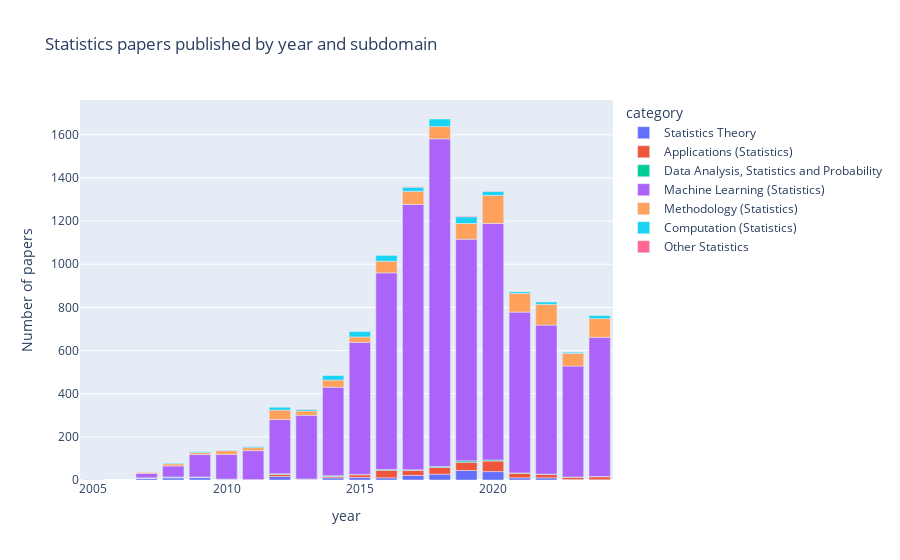

Notebook cell for this chart:
### Code cell
fig = px.bar(stats_papers, x='year', y = 'count', color='category', title="Statistics papers published by year and subdomain")
fig.update_layout(yaxis_title="Number of papers")

### Figure 1 — Plotly figure (JSON) as saved in the notebook; plotly's stock layout.template omitted (floating-point values rounded to 4 significant figures)
{"data": [{"hovertemplate": "category=Statistics Theory<br>year=%{x}<br>count=%{y}<extra></extra>", "legendgroup": "Statistics Theory", "marker": {"color": "#636efa", "pattern": {"shape": ""}}, "name": "Statistics Theory", "orientation": "v", "showlegend": true, "textposition": "auto", "type": "bar", "x": [2005, 2007, 2008, 2009, 2010, 2012, 2013, 2014, 2015, 2016, 2017, 2018, 2019, 2020, 2021, 2022, 2023, 2024], "xaxis": "x", "y": [1, 8, 10, 11, 2, 16, 1, 10, 12, 10, 21, 27, 44, 39, 10, 10, 2, 1], "yaxis": "y"}, {"hovertemplate": "category=Applications (Statistics)<br>year=%{x}<br>count=%{y}<extra></extra>", "legendgroup": "Applications (Statistics)", "marker": {"color": "#EF553B", "pattern": {"shape": ""}}, "name": "Applications (Statistics)", "orientation": "v", "showlegend": true, "textposition": "auto", "type": "bar", "x": [2007, 2008, 2009, 2010, 2011, 2012, 2013, 2014, 2015, 2016, 2017, 2018, 2019, 2020, 2021, 2022, 2023, 2024], "xaxis": "x", "y": [1, 2, 2, 1, 2, 10, 3, 6, 12, 35, 24, 31, 38, 49, 21, 16, 11, 14], "yaxis": "y"}, {"hovertemplate": "category=Data Analysis, Statistics and Probability<br>year=%{x}<br>count=%{y}<extra></extra>", "legendgroup": "Data Analysis, Statistics and Probability", "marker": {"color": "#00cc96", "pattern": {"shape": ""}}, "name": "Data Analysis, Statistics and Probability", "orientation": "v", "showlegend": true, "textposition": "auto", "type": "bar", "x": [2007, 2008, 2009, 2010, 2012, 2013, 2014, 2015, 2016, 2017, 2018, 2019, 2020, 2021, 2022, 2023, 2024], "xaxis": "x", "y": [1, 2, 1, 1, 3, 1, 4, 2, 4, 2, 5, 7, 5, 2, 1, 1, 1], "yaxis": "y"}, {"hovertemplate": "category=Machine Learning (Statistics)<br>year=%{x}<br>count=%{y}<extra></extra>", "legendgroup": "Machine Learning (Statistics)", "marker": {"color": "#ab63fa", "pattern": {"shape": ""}}, "name": "Machine Learning (Statistics)", "orientation": "v", "showlegend": true, "textposition": "auto", "type": "bar", "x": [2007, 2008, 2009, 2010, 2011, 2012, 2013, 2014, 2015, 2016, 2017, 2018, 2019, 2020, 2021, 2022, 2023, 2024], "xaxis": "x", "y": [21, 51, 104, 115, 134, 251, 295, 410, 612, 911, 1230, 1518, 1027, 1096, 745, 691, 514, 645], "yaxis": "y"}, {"hovertemplate": "category=Methodology (Statistics)<br>year=%{x}<br>count=%{y}<extra></extra>", "legendgroup": "Methodology (Statistics)", "marker": {"color": "#FFA15A", "pattern": {"shape": ""}}, "name": "Methodology (Statistics)", "orientation": "v", "showlegend": true, "textposition": "auto", "type": "bar", "x": [2007, 2008, 2009, 2010, 2011, 2012, 2013, 2014, 2015, 2016, 2017, 2018, 2019, 2020, 2021, 2022, 2023, 2024], "xaxis": "x", "y": [4, 10, 9, 17, 14, 44, 20, 33, 25, 54, 61, 57, 73, 130, 87, 96, 59, 87], "yaxis": "y"}, {"hovertemplate": "category=Computation (Statistics)<br>year=%{x}<br>count=%{y}<extra></extra>", "legendgroup": "Computation (Statistics)", "marker": {"color": "#19d3f3", "pattern": {"shape": ""}}, "name": "Computation (Statistics)", "orientation": "v", "showlegend": true, "textposition": "auto", "type": "bar", "x": [2008, 2009, 2010, 2011, 2012, 2013, 2014, 2015, 2016, 2017, 2018, 2019, 2020, 2021, 2022, 2023, 2024], "xaxis": "x", "y": [3, 4, 2, 6, 13, 8, 21, 25, 27, 19, 35, 31, 19, 8, 11, 5, 14], "yaxis": "y"}, {"hovertemplate": "category=Other Statistics<br>year=%{x}<br>count=%{y}<extra></extra>", "legendgroup": "Other Statistics", "marker": {"color": "#FF6692", "pattern": {"shape": ""}}, "name": "Other Statistics", "orientation": "v", "showlegend": true, "textposition": "auto", "type": "bar", "x": [2011, 2013, 2017, 2019, 2020, 2021], "xaxis": "x", "y": [1, 1, 2, 3, 1, 1], "yaxis": "y"}], "layout": {"barmode": "relative", "legend": {"title": {"text": "category"}, "tracegroupgap": 0}, "title": {"text": "Statistics papers published by year and subdomain"}, "xaxis": {"anchor": "y", "domain": [0, 1], "title": {"text": "year"}}, "yaxis": {"anchor": "x", "domain": [0, 1], "title": {"text": "Number of papers"}}}}
